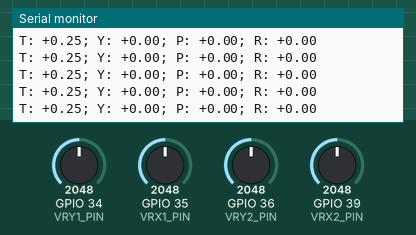
A sketch run on a simulated ESP32. Parts: the last lines printed to the serial monitor. Inputs (shaded band) come from the test bench; at power-on: GPIO 34 (VRY1_PIN) = 2048, GPIO 35 (VRX1_PIN) = 2048, GPIO 36 (VRY2_PIN) = 2048, GPIO 39 (VRX2_PIN) = 2048.

Above: at 1.2 s.
1.3 s: GPIO 34 (VRY1_PIN) set to 2866
At 1.34 s:
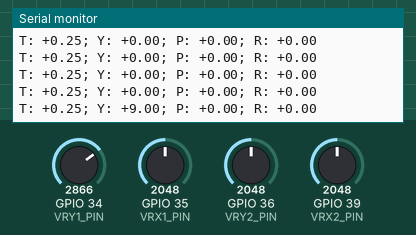
2.8 s: GPIO 35 (VRX1_PIN) set to 2866
At 2.84 s:
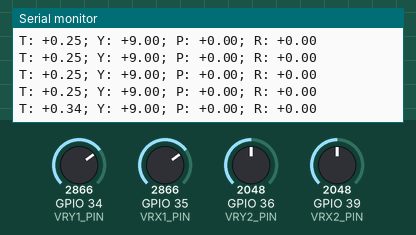
4.3 s: GPIO 36 (VRY2_PIN) set to 2866
At 4.34 s:
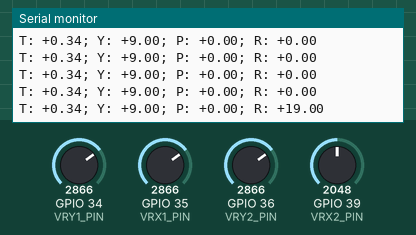
5.8 s: GPIO 39 (VRX2_PIN) set to 2866
At 5.84 s:
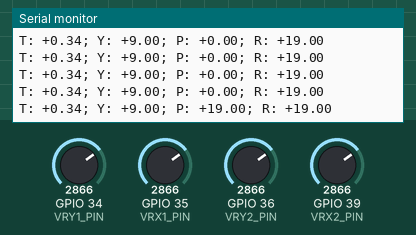
7.3 s: GPIO 34 (VRY1_PIN) set to 3972
At 7.34 s:
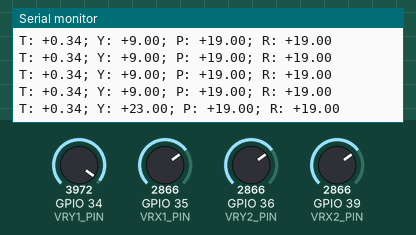
8.8 s: GPIO 35 (VRX1_PIN) set to 3972
At 8.84 s:
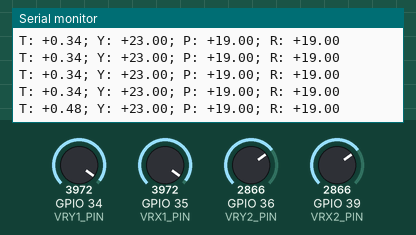
Timing chart, 0 to 11.3 s (numbered marks = the images above; inputs shaded):
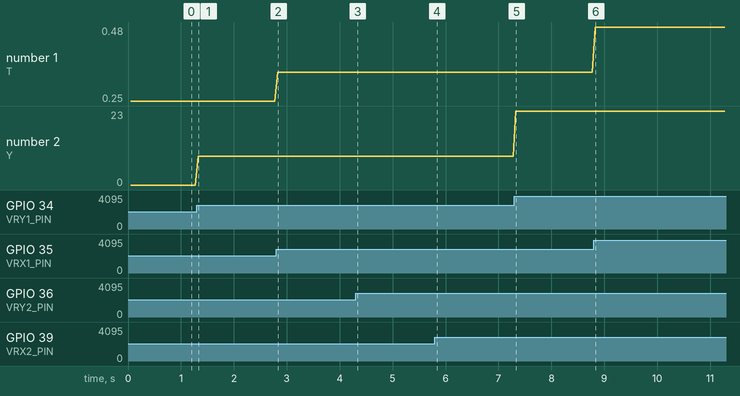

Measured:
- after the input at 1.3 s, the serial monitor: prints a new line at once (image 1)
- after the input at 2.8 s, the serial monitor: prints a new line at once (image 2)
- after the input at 4.3 s, the serial monitor: prints a new line at once (image 3)
- after the input at 5.8 s, the serial monitor: prints a new line at once (image 4)
- after the input at 7.3 s, the serial monitor: prints a new line at once (image 5)
- after the input at 8.8 s, the serial monitor: prints a new line at once (image 6)
- plotted number 1: 0.25 → 0.34 after the input at 2.8 s, 0.34 → 0.48 after the input at 8.8 s
- plotted number 2: 0 → 9 after the input at 1.3 s, 9 → 23 after the input at 7.3 s

The sketch:

transmitter.ino
```cpp
#include <WiFi.h>
#include <esp_now.h>

#define VRX1_PIN (35)
#define VRY1_PIN (34)
#define VRX2_PIN (39)
#define VRY2_PIN (36)

// in Hz
#define FREQUENCY (20)
// in s
#define PERIOD (1 / (float)FREQUENCY)

// how many times we read before taking the average result
const int SAMPLES = 10;
// add a small deadzone to mitigate stick drift from the center
const int DEADZONE = 5;

// joystick 1 constants (center gets calibrated in setup())
const int X1_MIN = 0;
int X1_CENTER = 1846;
const int X1_MAX = 4095;

const int Y1_MIN = 0;
int Y1_CENTER = 1875;
const int Y1_MAX = 4095;

// joystick 1 constants (center gets calibrated in setup())
const int X2_MIN = 0;
int X2_CENTER = 1846;
const int X2_MAX = 4095;

const int Y2_MIN = 0;
int Y2_CENTER = 1875;
const int Y2_MAX = 4095;

// the time when loop() executed last
uint32_t loopTimer;

// read input [SAMPLES] times and take the average
int readAverage(int pin)
{
    long sum = 0;

    for (int i = 0; i < SAMPLES; i++)
    {
        sum += analogRead(pin);

        delayMicroseconds(500);
    }

    return sum / SAMPLES;
}

// map the read value while taking the center and deadzone variables into account
int mapJoystickDelta(int value, int center, int min, int max, int outMin, int outCenter, int outMax)
{
    if (value < center - DEADZONE)
    {
        return map(value, min, center - DEADZONE, outMin, outCenter);
    }
    else if (value > center + DEADZONE)
    {
        return map(value, center + DEADZONE, max, outCenter, outMax);
    }
    else
    {
        return outCenter;
    }
}

// the MAC address where we try to send the processed values
// 84:cc:a8:47:10:fc (current esp)
// 30:30:f9:69:55:20 (old esp)
// uint8_t broadcast_address[] = {0x84, 0xcc, 0xa8, 0x47, 0x10, 0xfc};
uint8_t broadcast_address[] = {0x30, 0x30, 0xf9, 0x69, 0x55, 0x20};

// the message structure when sending data through ESP NOW
typedef struct
{
    float roll;
    float yaw;
    float pitch;
    float throttle;
} struct_message;

struct_message data;

void on_data_send(const uint8_t *mac, esp_now_send_status_t status)
{
    if (status != ESP_NOW_SEND_SUCCESS)
    {
        Serial.print("\r\nLast Packet Send Status: Delivery fail\r\n");
    }
}

esp_now_peer_info_t peerInfo;

void setup()
{
    Serial.begin(115200);
    WiFi.mode(WIFI_MODE_STA);

    if (esp_now_init() != ESP_OK)
    {
        Serial.println("Error initializing ESP-NOW");
        return;
    }

    esp_now_register_send_cb(on_data_send);

    memcpy(peerInfo.peer_addr, broadcast_address, 6);
    peerInfo.channel = 0;
    peerInfo.encrypt = false;

    if (esp_now_add_peer(&peerInfo) != ESP_OK)
    {
        Serial.println("Failed to add peer");
        return;
    }

    // Set the ADC attenuation to 11 dB (up to ~3.3V input)
    analogSetAttenuation(ADC_11db);

    pinMode(VRX1_PIN, INPUT);
    pinMode(VRY1_PIN, INPUT);
    pinMode(VRX2_PIN, INPUT);
    pinMode(VRY2_PIN, INPUT);

    // calibrate the joysticks
    // read the average while not moving - that is the center
    int averageX1 = readAverage(VRX1_PIN);
    int averageY1 = readAverage(VRY1_PIN);

    X1_CENTER = averageX1;
    Y1_CENTER = averageY1;

    int averageX2 = readAverage(VRX2_PIN);
    int averageY2 = readAverage(VRY2_PIN);

    X2_CENTER = averageX2;
    Y2_CENTER = averageY2;
}

void loop()
{
    int averageX1 = readAverage(VRX1_PIN);
    int averageY1 = readAverage(VRY1_PIN);

    int mappedX1 = mapJoystickDelta(averageX1, X1_CENTER, X1_MIN, X1_MAX, 0, 25, 50);
    int mappedY1 = mapJoystickDelta(averageY1, Y1_CENTER, Y1_MIN, Y1_MAX, -25, 0, 25);

    int averageX2 = readAverage(VRX2_PIN);
    int averageY2 = readAverage(VRY2_PIN);

    int mappedX2 = mapJoystickDelta(averageX2, X2_CENTER, X2_MIN, X2_MAX, -50, 0, 50);
    int mappedY2 = mapJoystickDelta(averageY2, Y2_CENTER, Y2_MIN, Y2_MAX, -50, 0, 50);

    // we want the values as percentages so we convert them to floats
    data.pitch = mappedX2;
    data.roll = mappedY2;
    data.throttle = mappedX1 / (float)100;
    data.yaw = mappedY1;

    // Serial.printf("X1: %+-4d; Y1: %+-4d; X2: %+-4d; Y2: %+-4d\n", analogRead(VRX1_PIN), analogRead(VRY1_PIN), analogRead(VRX2_PIN), analogRead(VRY2_PIN));
    Serial.printf("T: %+.2f; Y: %+.2f; P: %+.2f; R: %+.2f\n", data.throttle, data.yaw, data.pitch, data.roll);

    esp_err_t result = esp_now_send(broadcast_address, (uint8_t *)&data, sizeof(data));

    if (result != ESP_OK)
    {
        Serial.println("Error sending the data");
    }
    // else {
    //   Serial.println("Sent with success");
    // }

    // do nothing until it's time for the next loop (every [PERIOD] seconds)
    while (micros() - loopTimer < PERIOD * 1000000)
        ;
    loopTimer = micros();
}
```
